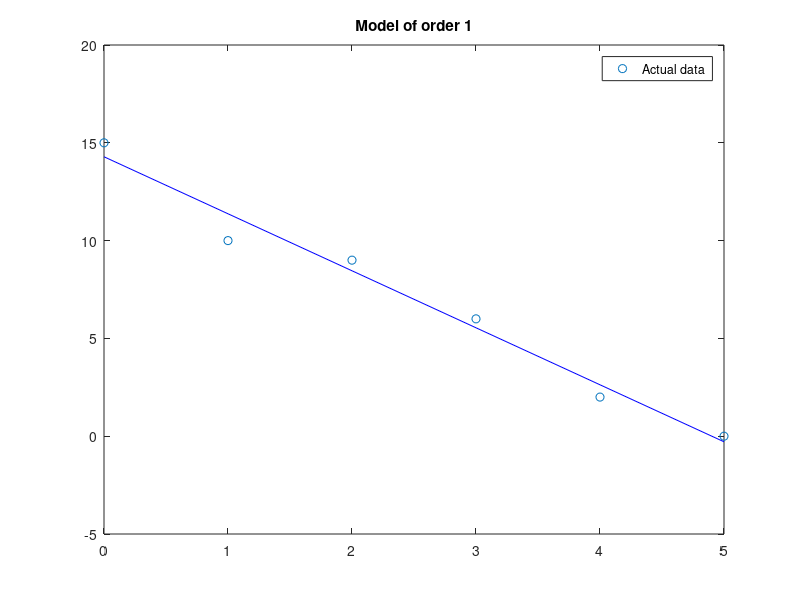
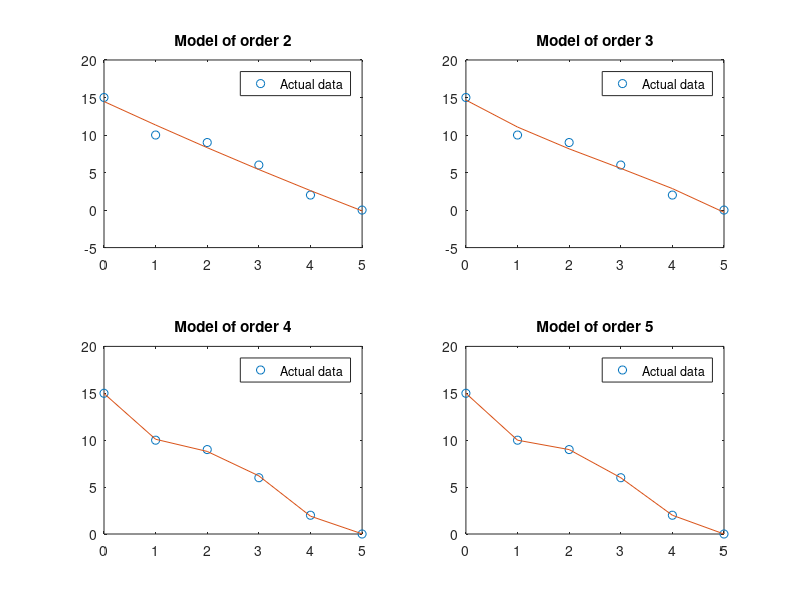

Recreate these plots in MATLAB, in order.
clc; clear;
% For the model
x = 0:5; y = [15, 10, 9, 6, 2, 0];

% Linear regression, i.e., first order polynomial
n = 1;

p = polyfit(x, y, n); % -2.9143 14.2857

a = p(1) % -2.9143
b = p(2) % 14.2857

% plot the first order polynomial a.k.a. line:
ymodel = a*x + b;
lin_regression = figure();
plot(x, y, 'o', x, ymodel, 'b-');
title('Model of order 1');
legend('Actual data');

% Now, to compare different orders of polynomial regression models for the same dataset
poly_regression = figure();
for n = 2:5
  p = polyfit(x, y, n);
  ymodel = polyval(p, x);
  subplot(2, 2, n-1);
  plot(x, y, 'o', x, ymodel);
  title(sprintf('Model of order %d', n));
  legend('Actual data');

  % Print the resulting regression models (refer to README)
  fprintf('\ny_%d(x) = %.2fx^%d', n, p(1), n);
  for i = (n-1):-1:0
    fprintf(' %+.2f', p(n-i+1));
    if i > 0
      fprintf('x');
      if i > 1
        fprintf('^%d', i);
      end
    end
    fprintf(' ');
  end
end
fprintf('\n');
